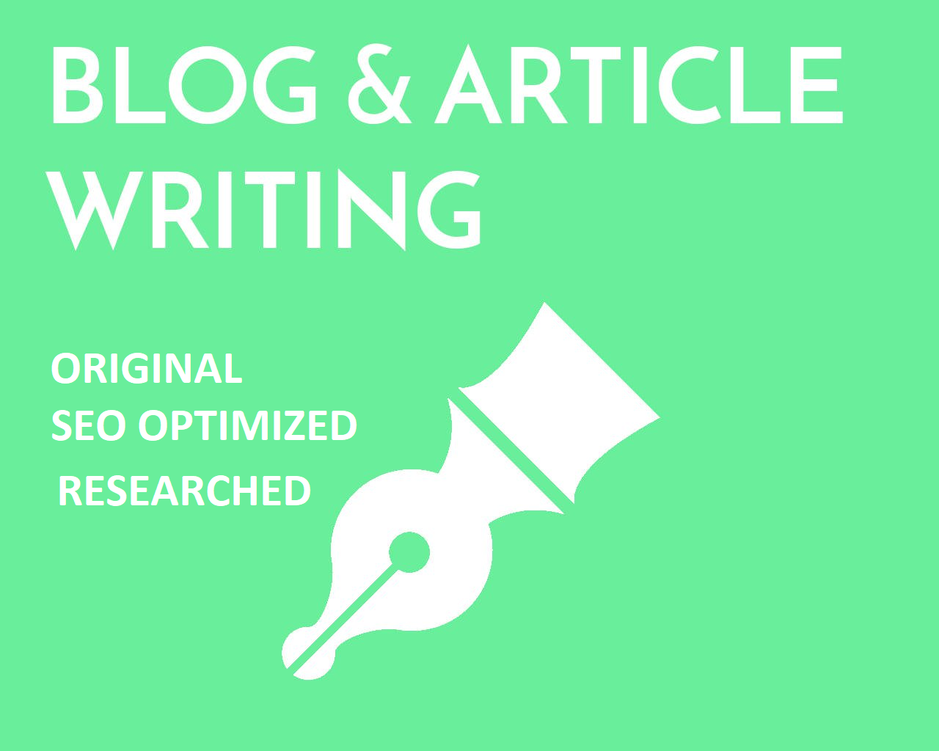
#> input picture GIG.png, 939 x 751 px, shrunk from 1280 x 1024 before the run
$ python main.py
#> lines starting #> are read from the running program, lines starting #| are printed output that depends on the picture
import cv2 as cv


img = cv.imread('GIG.png')
#> img is the input picture: shape (751, 939, 3); mean B, G, R 168.1, 240.1, 124.7

# By Averaging
#avging = cv.blur(img,(10,10))

#cv.imshow('Averaging',avging)
#cv.waitKey(0)

# Gaussian Blurring

gausBlur = cv.GaussianBlur(img, (29,29),0)
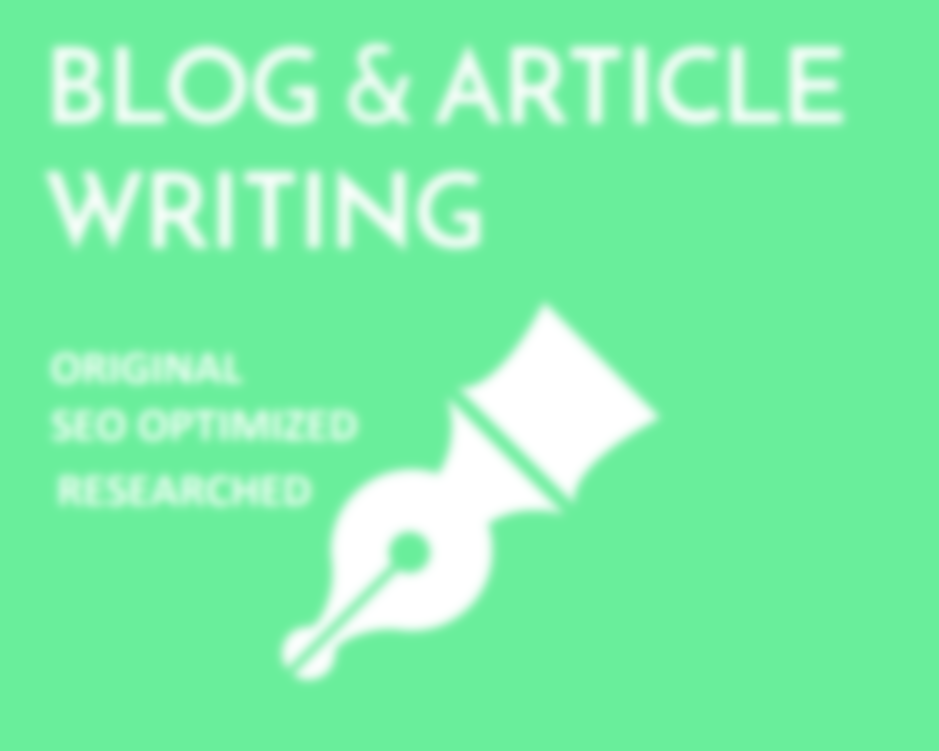
#> gausBlur: shape (751, 939, 3); mean B, G, R 168.1, 240.1, 124.7
cv.imshow('Gaussian Blurring', gausBlur)
cv.waitKey(0)

# Median blurring
medBlur = cv.medianBlur(img,13)
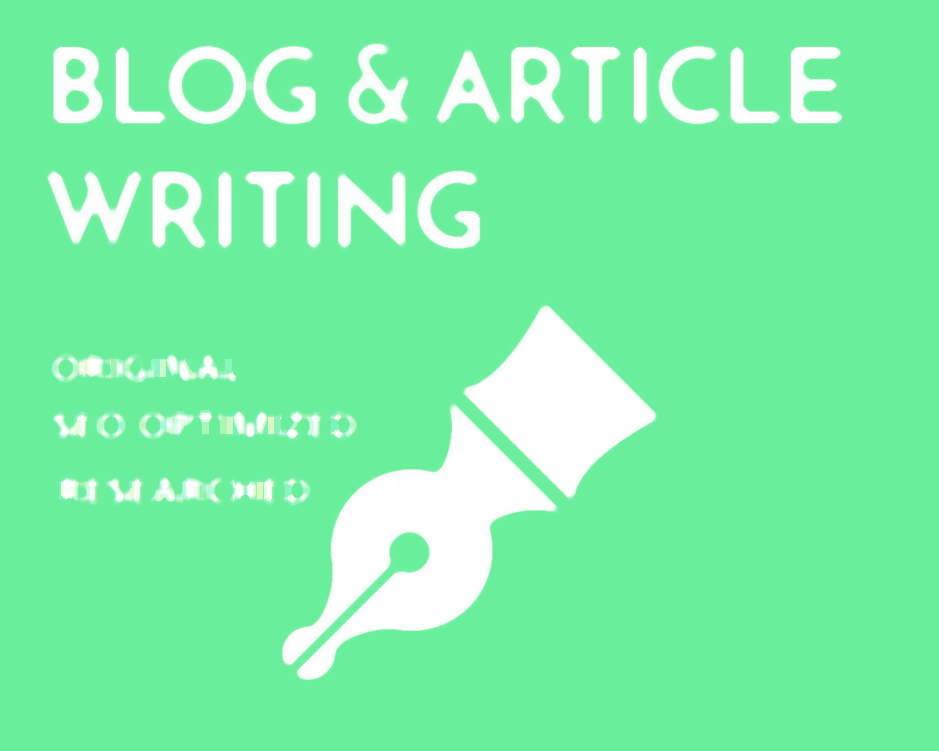
#> medBlur: shape (751, 939, 3); mean B, G, R 167.4, 240.1, 123.8
cv.imshow('Media Blurring', medBlur)
cv.waitKey(0)

# Bilateral Filtering
bilFilter = cv.bilateralFilter(img,27,75,75)
cv.imshow('Bilateral Filtering', bilFilter)
cv.waitKey(0)
cv.destroyAllWindows()
